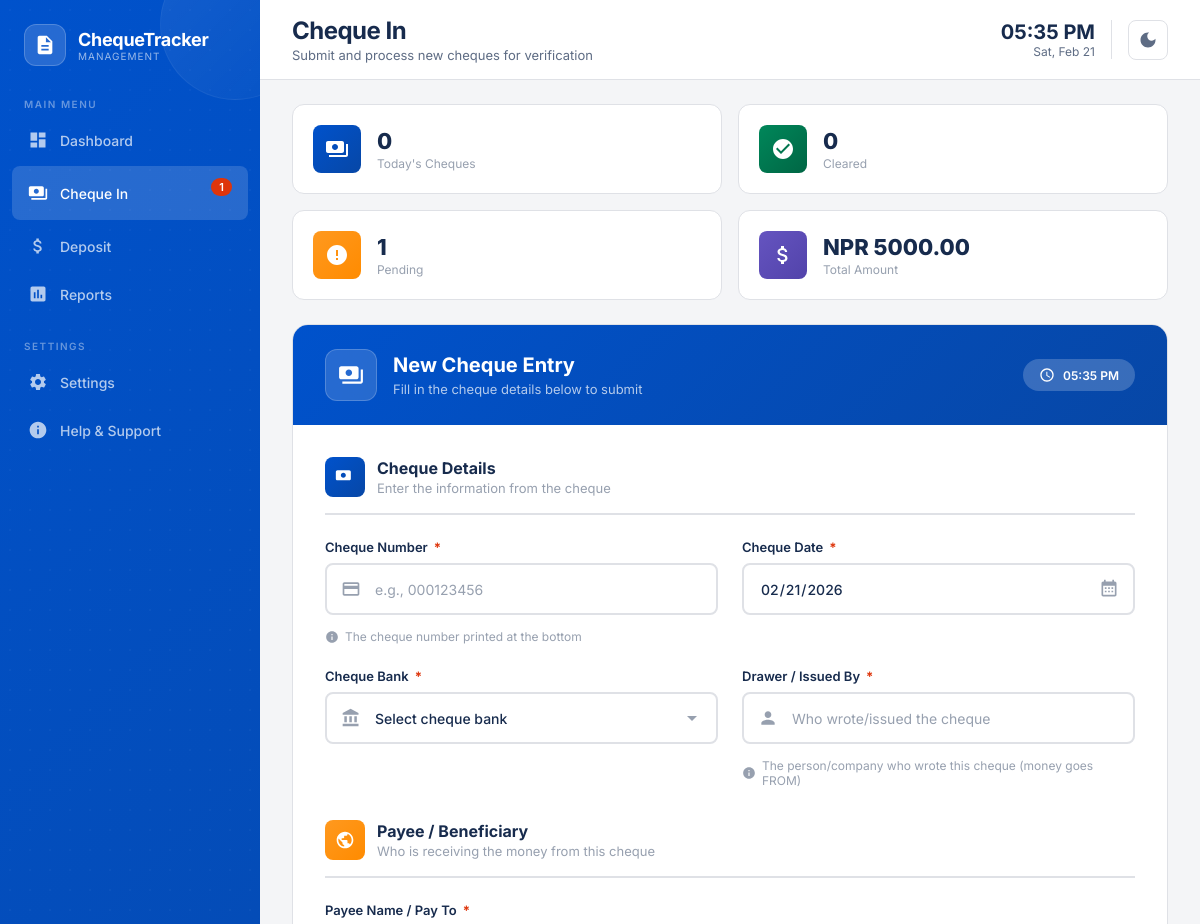
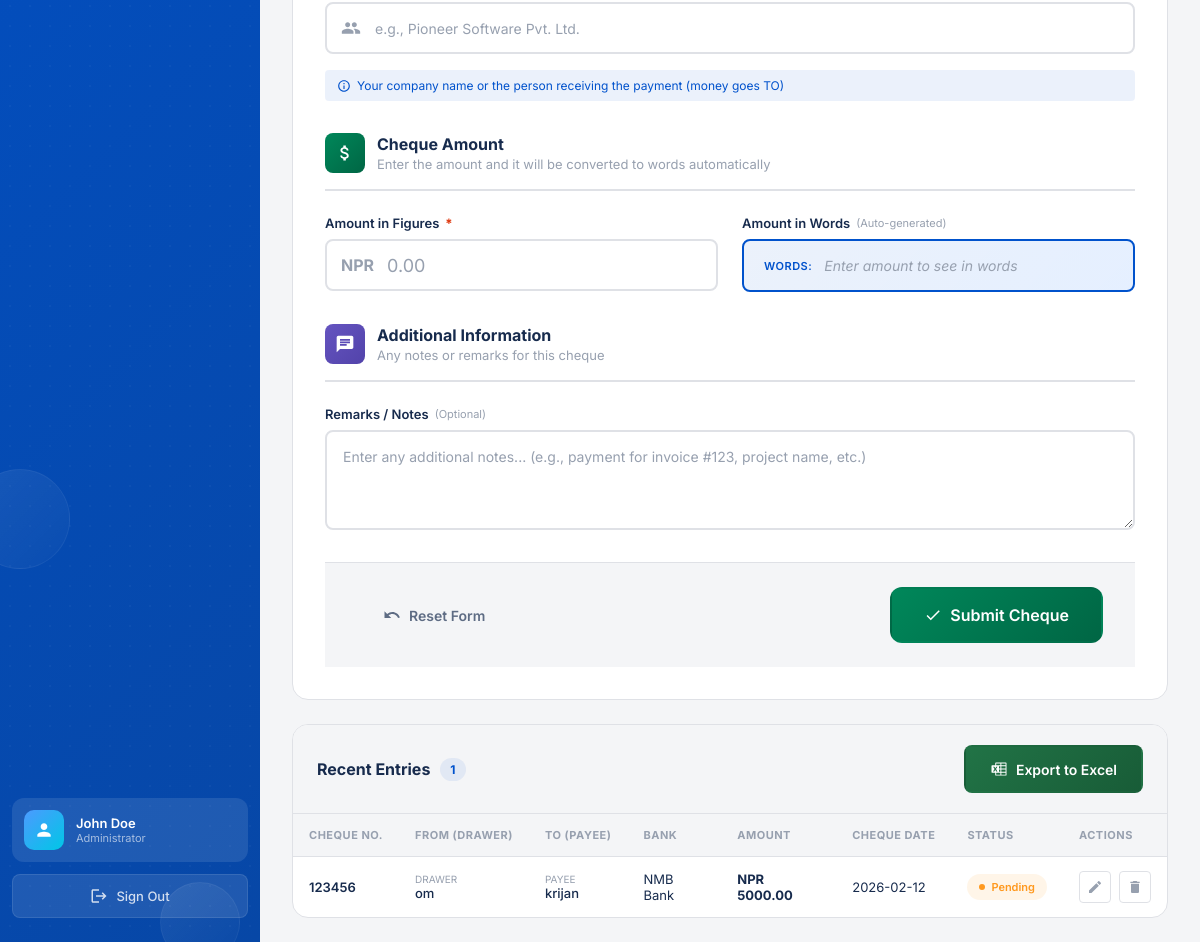
The page /cheque/ (signed in) on the database as committed earlier (2 pictures, top to bottom).
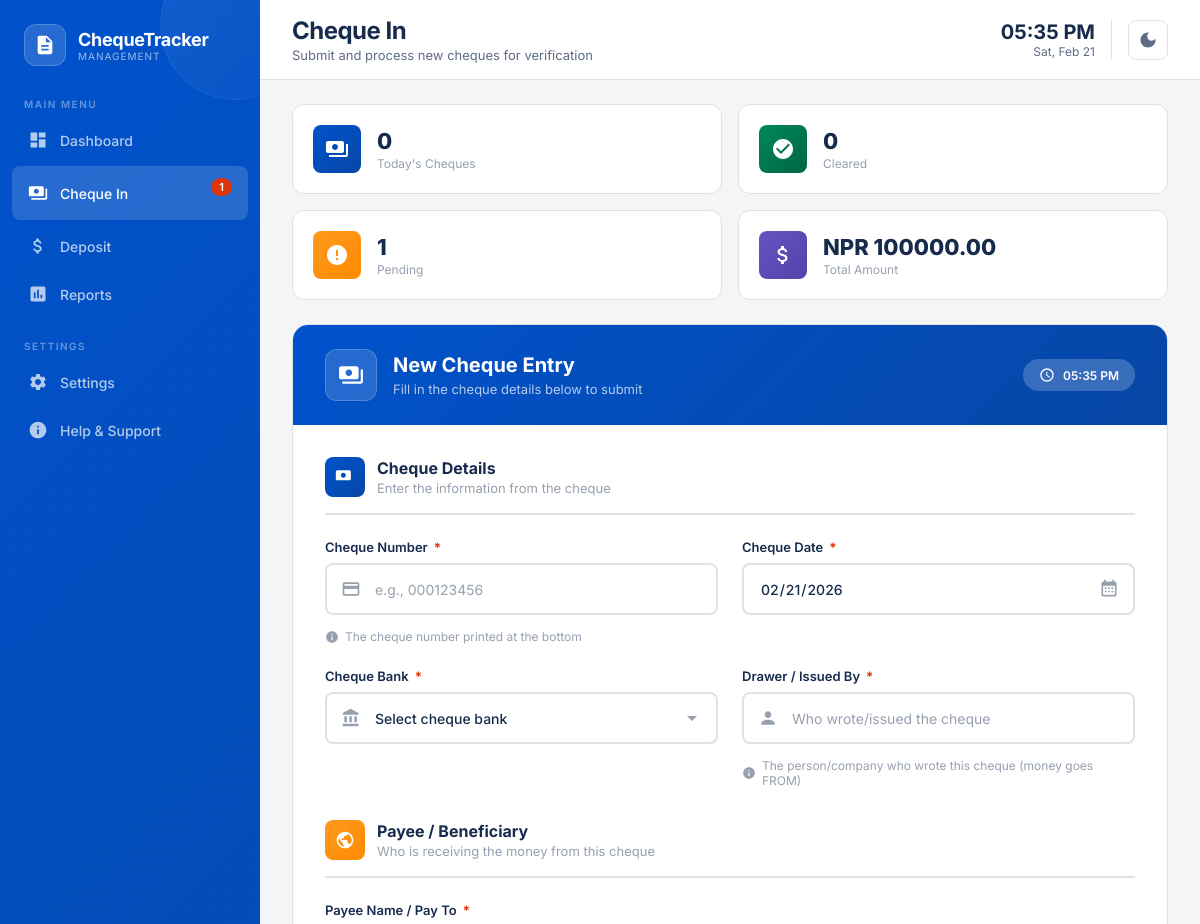
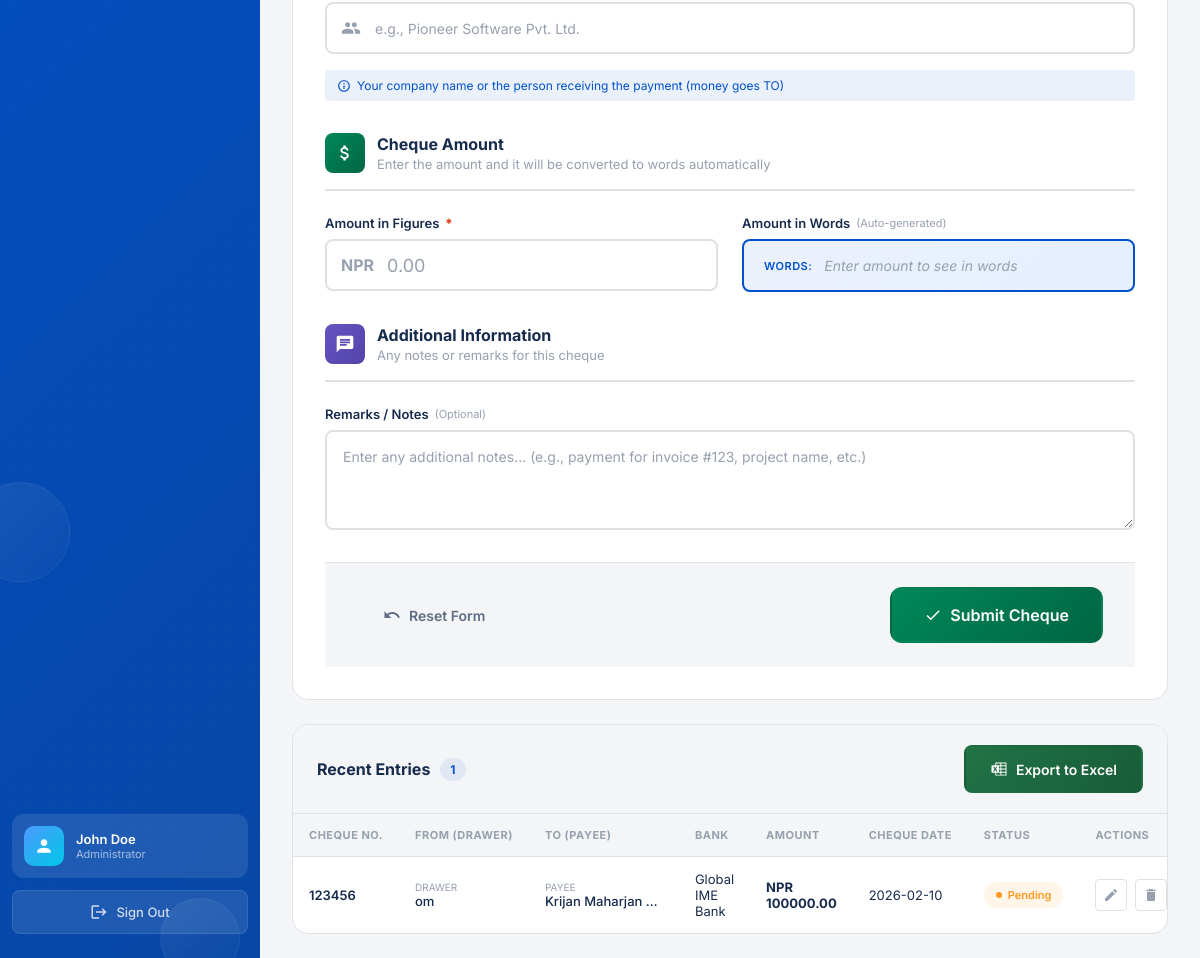
The same page on the database as committed later (2 pictures, top to bottom).
### main_app/models.py (models this page shows, shortened)
class cheque_details(models.Model):
     cheque_number = models.CharField(max_length=200)
     cheque_date=models.CharField(max_length=200)
     cheque_bank=models.CharField(max_length=200)
     account_name=models.CharField(max_length=200)
     payee_name=models.CharField(max_length=200)
     cheque_amount=models.CharField(max_length=200)
     remarks=models.CharField(max_length=200)

### main_app/views.py (the view, shortened to what this page needs)
# urls.py: path("cheque/",views.cheque_home,name="cheque"),
@login_required
def cheque_home(request):
    cheques = cheque_details.objects.all().order_by('-id')
    today = date.today()
    today_count = cheque_details.objects.filter(cheque_date=today).count()
    cleared_count = 0
    pending_count = cheques.count()
    total_amount = cheque_details.objects.aggregate(total=Sum('cheque_amount'))['total'] or 0
    context = {
        'cheques': cheques,
        'today_count': today_count,
        'cleared_count': cleared_count,
        'pending_count': pending_count,
        'total_amount': total_amount,
    }
    return render(request, "cheque.html", context)

### template/cheque.html (shortened to what the changed rows need)
<!DOCTYPE html>
<html lang="en">
<head>
</head>
<body>
    <div class="main-wrapper">
        <header class="header">
            <div class="header-left">
                <h1 class="header-title">Cheque In</h1>
            </div>
        </header>
        <main class="main-content">
            <div class="quick-stats">
                <div class="quick-stat-card">
                    <div class="quick-stat-content">
                        <h4>NPR {{ total_amount|floatformat:2 }}</h4>
                        <p>Total Amount</p>
                    </div>
                </div>
            </div>
            <div class="form-container">
                <div class="form-header">
                    <div class="form-header-left">
                        <div>
                            <h2>{% if edit_mode %}Edit Cheque Entry{% else %}New Cheque Entry{% endif %}</h2>
                        </div>
                    </div>
                </div>
            </div>
            <div class="recent-entries">
                <div class="table-wrapper">
                    <table class="data-table">
                        <thead>
                            <tr>
                                <th>Cheque No.</th>
                                <th>From (Drawer)</th>
                                <th>To (Payee)</th>
                                <th>Bank</th>
                                <th>Amount</th>
                                <th>Cheque Date</th>
                                <th>Status</th>
                                <th>Actions</th>
                            </tr>
                        </thead>
                        <tbody>
                            {% if cheques %}
                                {% for cheque in cheques %}
                                <tr>
                                    <td class="table-cheque-no">{{ cheque.cheque_number }}</td>
                                    <td class="table-party">
                                        <div class="table-party-label">Drawer</div>
                                        <div class="table-party-name" title="{{ cheque.account_name }}">{{ cheque.account_name }}</div>
                                    </td>
                                    <td class="table-party">
                                        <div class="table-party-label">Payee</div>
                                        <div class="table-party-name" title="{{ cheque.payee_name }}">{{ cheque.payee_name|default:"-" }}</div>
                                    </td>
                                    <td>{{ cheque.cheque_bank }}</td>
                                    <td class="table-amount">NPR {{ cheque.cheque_amount|floatformat:2 }}</td>
                                    <td class="table-date">{{ cheque.cheque_date}}</td>
                                    <td>
                                        <span class="table-status pending">
                                            <span class="table-status-dot"></span>
                                            Pending
                                        </span>
                                    </td>
                                    <td>
                                        <div class="table-actions">
                                            <a href="{% url 'cheque_edit' cheque.id %}" class="table-action-btn edit" title="Edit">
                                                <svg viewBox="0 0 24 24"><path d="M3 17.25V21h3.75L17.81 9.94l-3.75-3.75L3 17.25zM20.71 7.04c.39-.39.39-1.02 0-1.41l-2.34-2.34c-.39-.39-1.02-.39-1.41 0l-1.83 1.83 3.75 3.75 1.83-1.83z"/></svg>
                                            </a>
                                            <form method="POST" action="{% url 'cheque_delete' cheque.id %}" style="display: inline;" onsubmit="return confirm('Are you sure you want to delete cheque #{{ cheque.cheque_number }}?');">
                                                <button type="submit" class="table-action-btn delete-btn" title="Delete">
                                                    <svg viewBox="0 0 24 24"><path d="M6 19c0 1.1.9 2 2 2h8c1.1 0 2-.9 2-2V7H6v12zM19 4h-3.5l-1-1h-5l-1 1H5v2h14V4z"/></svg>
                                                </button>
                                            </form>
                                        </div>
                                    </td>
                                </tr>
                                {% endfor %}
                            {% else %}
                                <tr>
                                    <td colspan="8" style="text-align: center; padding: 40px; color: var(--text-muted);">
                                        No cheque entries yet. Submit your first cheque above.
                                    </td>
                                </tr>
                            {% endif %}
                        </tbody>
                    </table>
                </div>
            </div>
        </main>
    </div>
</body>
</html>

Rows that differ between the two databases and show on the page:
removed cheque_details: cheque_number "123456", account_name "om", payee_name "krijan", cheque_bank "NMB Bank", cheque_amount "5000.00", cheque_date "2026-02-12"
added cheque_details: cheque_number "123456", account_name "om", payee_name "Krijan Maharjan…", cheque_bank "Global IME Bank", cheque_amount "100000.00", cheque_date "2026-02-10"
Other text that changed with them:
{{ total_amount|floatformat:2 }}: "5000.00" → "100000.00"
